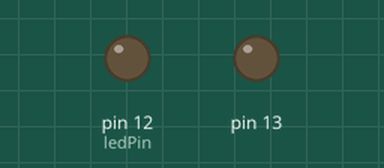
Simulated run of this sketch. Board: Arduino Uno, built with avr-gcc and run on an emulated ATmega328P. Parts: output pins drawn as LEDs (lit = HIGH). What the sketch prints to the serial monitor is not drawn.

Above: at 0.05 s.
Timing chart, 0 to 3.0 s (numbered marks = the images above):
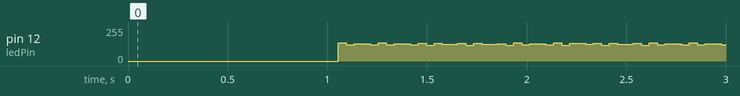

The sketch:

blink_old.ino
```cpp
const int ledPin = 12;
int ledState = LOW;
int x;
int y = 0;
int z = 1000;
void setup() {
  // put your setup code here, to run once:
pinMode(ledPin, OUTPUT);
pinMode(13, OUTPUT);
Serial.begin(9600);
}

void loop() {
  // put your main code here, to run repeatedly:
x = millis();

if (x - y >= z) {
  x = y;

  if (ledState == LOW) {
    ledState = HIGH;
  }else{
    ledState = LOW;
  }
  digitalWrite(ledPin, ledState);
}
Serial.println(ledState);
}
```
